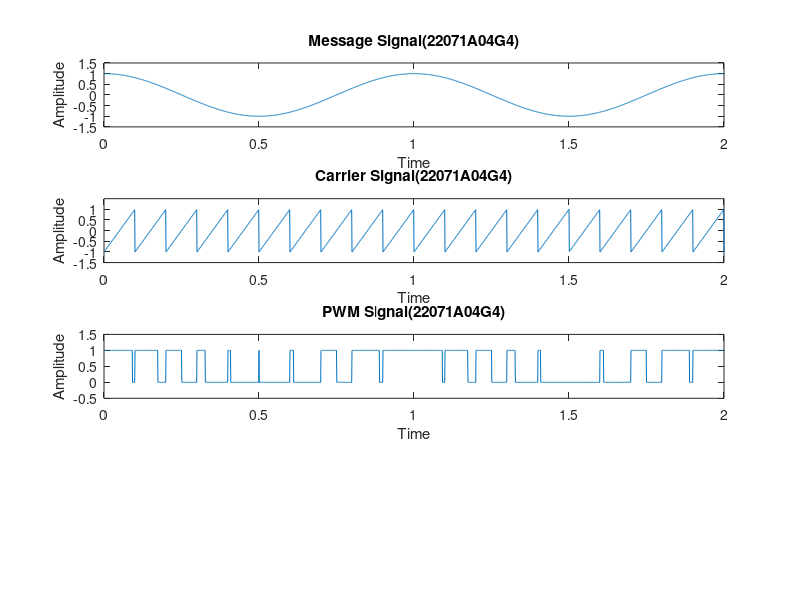

The MATLAB source for this figure: (Note: this script raises an error after producing the figure.)
close all;
clear all;

fs=1000;
T=1/fs;
t=0:T:2*pi;  %Time Period

fc = 10;
fm = 1;

c = sawtooth(2*pi*fc.*t);
m=cos(2*pi*fm.*t);

n=length(c);
for i=1:n
 if (m(i)-c(i)>=0)
    pwm(i)=1;
 elseif (m(i)-c(i)<=0)
    pwm(i)=0;
 end
end

subplot(4,1,1);
plot(t,m);
xlabel('Time');
ylabel('Amplitude');
title('Message Signal(22071A04G4)');
axis([0 2 min(m)-0.5 max(m)+0.5]); 

subplot(4,1,2);
plot(t,c);
xlabel('Time');
ylabel('Amplitude');
title('Carrier Signal(22071A04G4)');
axis([0 2 min(c)-0.5 max(c)+0.5]);

subplot(4,1,3);
plot(t,pwm);
xlabel('Time');
ylabel('Amplitude');
title('PWM Signal(22071A04G4)');
axis([0 2 min(pwm)-0.5 max(pwm)+0.5]); 

demoddi=demod(pwm,fc,fs,'pwm');
subplot(4,1,4);
plot(demoddi);
title('PWM Demod(22071A04G4)');
xlabel('Time');
ylabel('Amplitude');
axis([0 20 min(demoddi)-0.5 max(demoddi)+0.5]); 

sgtitle("PWM - 22071A04G4") 
fontsize(12,"points");